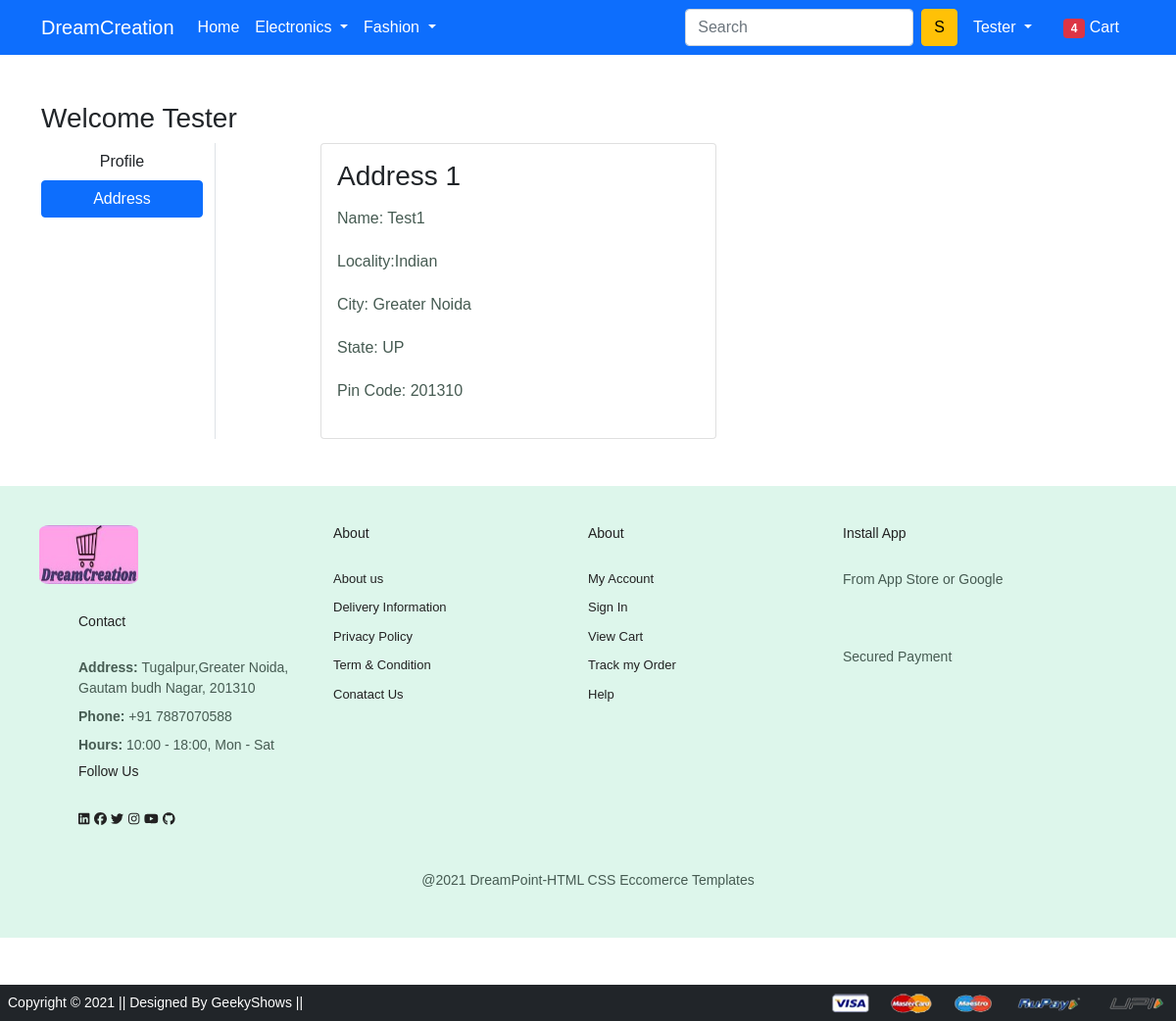
The page /address/ (signed in) on the database as committed earlier.
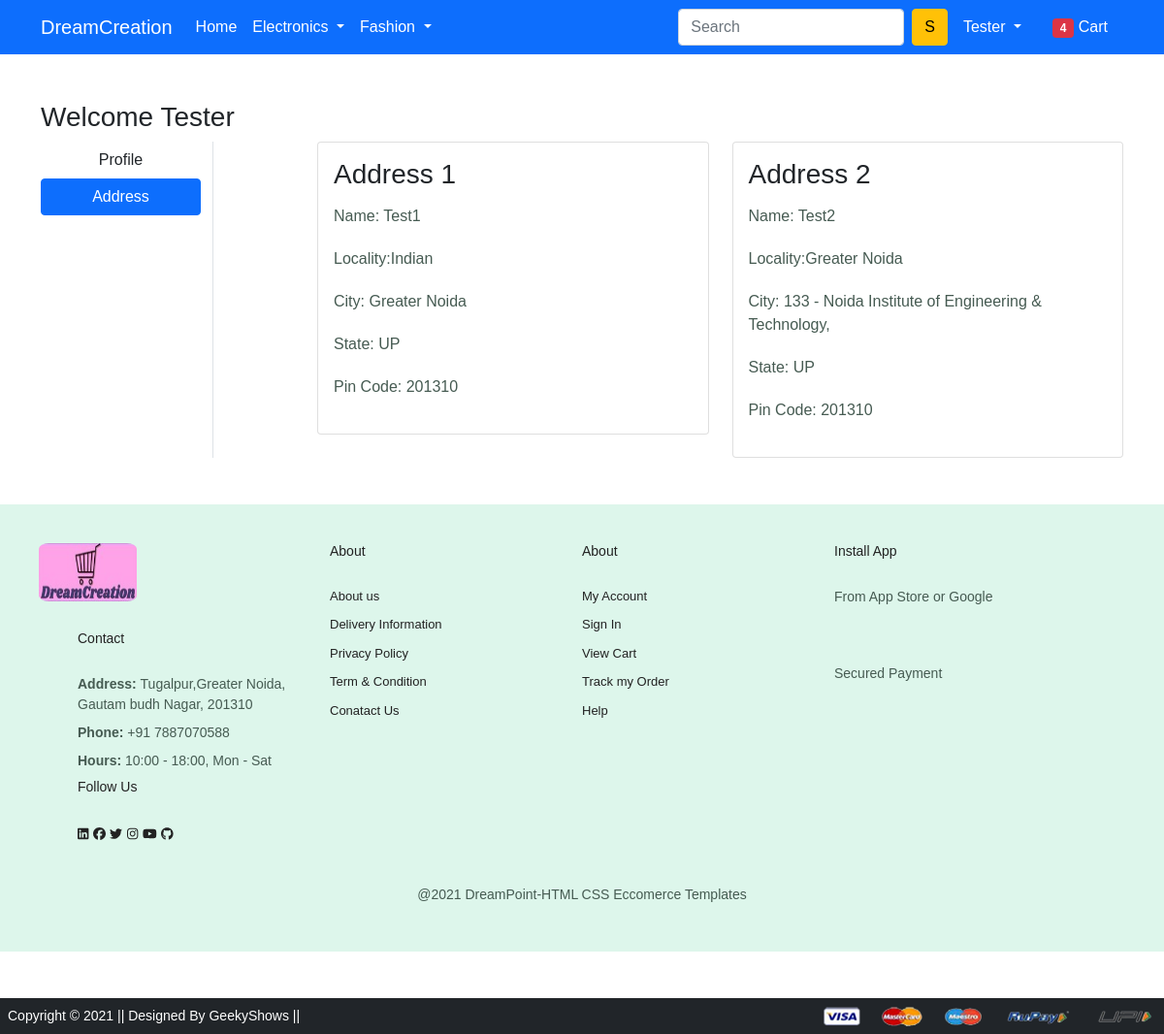
The same page on the database as committed later.
### app/models.py (models this page shows, shortened)
class Customer(models.Model):
    user=models.ForeignKey(User,on_delete=models.CASCADE)
    name=models.CharField(max_length=200)
    locality=models.CharField(max_length=200)
    city=models.CharField(max_length=50)
    zipcode=models.IntegerField()
    state=models.CharField(choices=STATE_CHOICES,max_length=50)

### app/views.py (the view)
# urls.py: path('address/', views.address, name='address'),
def address(request):
    add = Customer.objects.filter(user=request.user)
    return render(request, 'app/address.html',{'add':add,'active':'btn-primary'})

### app/templates/app/address.html (shortened to what this page needs)
{% extends 'app/base.html' %}
{% load static %}
{% block main-content %}
<div class="container my-5">
    <div class="row">
        <h3>Welcome <span class="text-capitalize">{{request.user}}</span></h3>
        <div class="col-sm-2 border-end">
            <ul class="list-unstyled">
                <li class="d-grid"><a href="{% url 'profile' %}" class="btn">Profile</a></li>
                <li class="d-grid"><a href="{% url 'address' %}" class="btn {{active}}">Address</a></li>
            </ul>
        </div>
        <div class="col-sm-9 offset-sm-1">
            <div class="row">
                {% for ad in add %}
                <div class="col-sm-6">
                    <div class="card">
                        <div class="card-body">
                            <h3>Address {{ forloop.counter }} </h3>
                            <p>Name: {{ad.name}}</p>
                            <p>Locality:{{ad.locality}}</p>
                            <p>City: {{ad.city}}</p>
                            <p>State: {{ad.state}}</p>
                            <p>Pin Code: {{ad.zipcode}}</p>
                        </div>
                    </div>
                </div>
                {% endfor %}
            </div>
        </div>
    </div>
</div>
{% endblock main-content %}

Rows that differ between the two databases and show on the page:
added Customer: name "Test2", locality "Greater Noida", city "133 - Noida Institute of Engineering & Technology,", state "UP", zipcode "201310"
